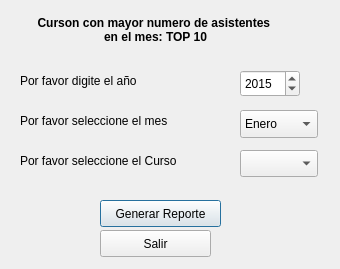
<?xml version="1.0" encoding="UTF-8"?>
<ui version="4.0">
 <class>Dialog</class>
 <widget class="QDialog" name="Dialog">
  <property name="geometry">
   <rect>
    <x>0</x>
    <y>0</y>
    <width>340</width>
    <height>269</height>
   </rect>
  </property>
  <property name="windowTitle">
   <string>Dialog</string>
  </property>
  <widget class="QLabel" name="label">
   <property name="geometry">
    <rect>
     <x>20</x>
     <y>10</y>
     <width>271</width>
     <height>41</height>
    </rect>
   </property>
   <property name="font">
    <font>
     <weight>75</weight>
     <bold>true</bold>
    </font>
   </property>
   <property name="text">
    <string>&lt;center&gt;Curson con mayor numero de asistentes 
&lt;center&gt;en el mes: TOP 10</string>
   </property>
  </widget>
  <widget class="QLabel" name="label_2">
   <property name="geometry">
    <rect>
     <x>20</x>
     <y>110</y>
     <width>181</width>
     <height>21</height>
    </rect>
   </property>
   <property name="text">
    <string>Por favor seleccione el mes</string>
   </property>
  </widget>
  <widget class="QComboBox" name="mes">
   <property name="geometry">
    <rect>
     <x>240</x>
     <y>110</y>
     <width>78</width>
     <height>28</height>
    </rect>
   </property>
   <item>
    <property name="text">
     <string>Enero</string>
    </property>
   </item>
   <item>
    <property name="text">
     <string>Febrero</string>
    </property>
   </item>
   <item>
    <property name="text">
     <string>Marzo</string>
    </property>
   </item>
   <item>
    <property name="text">
     <string>Abril</string>
    </property>
   </item>
   <item>
    <property name="text">
     <string>Mayo</string>
    </property>
   </item>
   <item>
    <property name="text">
     <string>Junio</string>
    </property>
   </item>
   <item>
    <property name="text">
     <string>Julio</string>
    </property>
   </item>
   <item>
    <property name="text">
     <string>Agosto</string>
    </property>
   </item>
   <item>
    <property name="text">
     <string>Septiembre</string>
    </property>
   </item>
   <item>
    <property name="text">
     <string>Octubre</string>
    </property>
   </item>
   <item>
    <property name="text">
     <string>Noviembre</string>
    </property>
   </item>
   <item>
    <property name="text">
     <string>Diciembre</string>
    </property>
   </item>
  </widget>
  <widget class="QPushButton" name="reporte">
   <property name="geometry">
    <rect>
     <x>100</x>
     <y>200</y>
     <width>121</width>
     <height>27</height>
    </rect>
   </property>
   <property name="text">
    <string>Generar Reporte</string>
   </property>
  </widget>
  <widget class="QPushButton" name="salir">
   <property name="geometry">
    <rect>
     <x>100</x>
     <y>230</y>
     <width>111</width>
     <height>27</height>
    </rect>
   </property>
   <property name="text">
    <string>Salir</string>
   </property>
  </widget>
  <widget class="QLabel" name="label_3">
   <property name="geometry">
    <rect>
     <x>20</x>
     <y>100</y>
     <width>66</width>
     <height>17</height>
    </rect>
   </property>
   <property name="text">
    <string/>
   </property>
  </widget>
  <widget class="QLabel" name="label_4">
   <property name="geometry">
    <rect>
     <x>20</x>
     <y>150</y>
     <width>191</width>
     <height>21</height>
    </rect>
   </property>
   <property name="text">
    <string>Por favor seleccione el Curso</string>
   </property>
  </widget>
  <widget class="QComboBox" name="cursos">
   <property name="geometry">
    <rect>
     <x>240</x>
     <y>150</y>
     <width>78</width>
     <height>27</height>
    </rect>
   </property>
  </widget>
  <widget class="QLabel" name="label_5">
   <property name="geometry">
    <rect>
     <x>20</x>
     <y>70</y>
     <width>181</width>
     <height>21</height>
    </rect>
   </property>
   <property name="text">
    <string>Por favor digite el año</string>
   </property>
  </widget>
  <widget class="QSpinBox" name="year">
   <property name="geometry">
    <rect>
     <x>240</x>
     <y>70</y>
     <width>60</width>
     <height>27</height>
    </rect>
   </property>
   <property name="maximum">
    <number>2100</number>
   </property>
   <property name="value">
    <number>2015</number>
   </property>
  </widget>
 </widget>
 <resources/>
 <connections/>
</ui>
